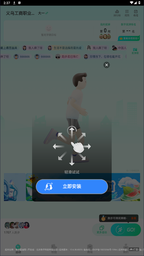
#> input picture cache_croped.png, 144 x 256 px, shrunk from 588 x 1044 before the run
$ python IsCentralSymmetry.py
#> lines starting #> are read from the running program, lines starting #| are printed output that depends on the picture; after the words box and inside, x2 and y2 are one past the last pixel; in counts of white or black regions, pixels touching at a corner belong together; long printed decimals are rounded
from PIL import Image
import numpy as np

def Dispersion(input_path, output_path,max_difference = 25,min_rgb_value = 70,shape = 'circle'):
    # 打开图像文件
#> called with input_path = 'cache_croped.png', output_path = 'cache_TwoColor.png', max_difference = 25, min_rgb_value = 70, shape = 'circle'
    image = Image.open(input_path)
#> image is the input picture: PIL image 144x256 RGB; mean R, G, B 80.2, 92.6, 93.5

    # 获取图像的宽度和高度
    width, height = image.size
#> width = 144; height = 256

    # 创建一个新的图像对象，用于存储处理后的结果
    result_image = Image.new('RGB', (width, height), (0, 0, 0))
#> result_image: PIL image 144x256 RGB; every value is 0

    # 定义允许的误差范围和最小RGB值


    left = -1
    right = -1
    top = -1
    bottom = -1

    def setEdge(x, y):
        nonlocal left, right, top, bottom
        if x < left or left == -1:
            left = x
        elif x > right or right == -1:
            right = x
        if y > top or top == -1:
            top = y
        elif y < bottom or bottom == -1:
            bottom = y


    #二维矩阵
    matrix = [[0 for _ in range(height)] for _ in range(width)]
    matrix_ = []
    # 遍历每个像素
    for x in range(width): #逐列扫描
        for y in range(height):
            # 获取像素的RGB值
            pixel = image.getpixel((x, y))

            # 判断是否是灰度或无色像素的条件
            if (abs(pixel[0] - pixel[1]) <= max_difference and
                abs(pixel[1] - pixel[2]) <= max_difference and
                abs(pixel[2] - pixel[0]) <= max_difference and
                pixel[0] > min_rgb_value and pixel[1] > min_rgb_value and pixel[2] > min_rgb_value):
                # 将像素设为白色
                result_image.putpixel((x, y), (255, 255, 255))
                matrix[x][y] = 1
                setEdge(x,y)
            else:
                # 将像素设为黑色
                result_image.putpixel((x, y), (0, 0, 0))
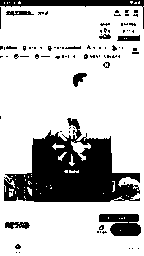
#> result_image: PIL image 144x256 RGB; 76.4% white; 88 black regions (75 under 20 px), largest, box (x1, y1, x2, y2) and area: (4, 118, 140, 202) 6104, (0, 0, 144, 29) 860, (99, 214, 141, 236) 675
#> after the loop, matrix = 144 items


    # 保存处理后的图像
    result_image.save(output_path)

    #矩阵分析
    o = ((left+right)/2,(top+bottom)/2)
#> o = (71.5, 128)
    print(left,right,top,bottom)
#| 0 143 255 1

    visited = set()
    def add_to_matrix(i, j):
        if (i, j) not in visited:
            matrix_.append((i, j))
            visited.add((i, j))

    for i in range(width):
        flag = False
        for j in range(height):
            if matrix[i][j] == 1:
                flag = True
                add_to_matrix(i,j)
            elif flag:
                break
        flag = True
        for j in range(height-1,-1,-1):
            if matrix[i][j] == 1:
                flag = True
                add_to_matrix(i,j)
            elif flag:
                break

    for j in range(height):
        flag = False
        for i in range(width):
            if matrix[i][j] == 1:
                flag = True
                add_to_matrix(i,j)
            elif flag:
                break
        flag = False
        for i in range(width-1,-1,-1):
            if matrix[i][j] == 1:
                flag = True
                add_to_matrix(i,j)
            elif flag:
                break

    image = np.zeros((height, width), dtype=np.uint8)
    if not matrix_ :
        return 1
    x_sum = 0
    y_sum = 0
    # 将指定的点设置为白色
    for (x, y) in matrix_:
        if 0 <= x < width and 0 <= y < height:  # 确保点在图像范围内
            image[y, x] = 255
        x_sum += x
        y_sum += y
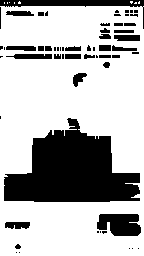
#> image: shape (256, 144); 71.4% white; 58 black regions (29 under 20 px), largest, box (x1, y1, x2, y2) and area: (4, 118, 140, 202) 6994, (0, 0, 144, 29) 873, (97, 214, 141, 236) 791
#> after the loop, x_sum = 1842833; y_sum = 3205489

    distence = ( (x_sum - o[0]*len(matrix_)) **2 + (y_sum - o[1]*len(matrix_)) **2 )**0.5
#> distence = 166095.1
    # 将 NumPy 数组转换为图像
    img = Image.fromarray(image)

    # 保存图像
    img.save('output__.png')
    print(distence)
#| 166095.145

    distances = np.linalg.norm(np.array(matrix_) - o, axis=1)

    # # 计算距离的标准差
    # std_distance = np.std(distances)

    # # 打印结果
    # print(f"Center Point: {o}")
    # print(f"Standard Deviation of Distances: {std_distance}")
    # print()

    # 提取x和y坐标
    x_coords = [point[0] for point in matrix_]
    y_coords = [point[1] for point in matrix_]

    # 计算最小值和最大值
    min_x, max_x = min(x_coords), max(x_coords)
#> min_x = 0; max_x = 143
    min_y, max_y = min(y_coords), max(y_coords)
#> min_y = 1; max_y = 255

    # 归一化
    try:
        normalized_matrix = [[(x - min_x) / (max_x - min_x), (y - min_y) / (max_y - min_y)] for x, y in matrix_]
    except:
        return False
    normalized_center_point = [(o[0] - min_x) / (max_x - min_x), (o[1] - min_y) / (max_y - min_y)]
#> normalized_center_point = [0.5, 0.5]

    if shape == 'circle':
        # 计算每个点到中心点的距离
        distances = np.linalg.norm(np.array(normalized_matrix) - normalized_center_point, axis=1)

        # 计算距离的标准差
        std_distance = np.std(distances)
#> std_distance = 0.133

        # 打印结果
        # print(f"Normalized Matrix: {normalized_matrix}")
        # print(f"Normalized Center Point: {normalized_center_point}")
        print(f"归一化后的标准差为: {std_distance}")
#| 归一化后的标准差为: 0.1331
        if std_distance < 0.9:
            return True
        else:
            return False
    elif shape == 'cross':
        threshold = 0.1  # 设定的误差阈值
        total_vector = np.array(normalized_center_point)
        for x, y in normalized_matrix:
            vector = np.array([x, y]) - normalized_center_point
            total_vector += vector

        # 计算总向量的模长
        magnitude = np.linalg.norm(total_vector)

        # 判断总向量模长是否小于等于设定的误差阈值
        is_within_threshold = magnitude <= threshold
        print("Total Vector:", total_vector)
        print("Magnitude:", magnitude)
        print("Is Within Threshold:", is_within_threshold)
        if magnitude <1.5:
            return True
        else:
            return False


# 调用示例
if __name__ == '__main__':
    input_image_path = 'cache_croped.png'
    output_image_path = 'cache_TwoColor.png'
    Dispersion(input_image_path, output_image_path)
